Frame 1 (no input): blank canvas, image omitted
Frame 60 (no input): blank canvas, image omitted
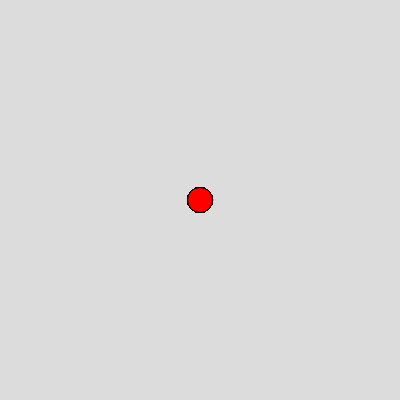
Frame 120 (the mouse pressed at the canvas centre since frame 60)

The p5.js sketch whose frames 1 and 60 were blank and that drew this single picture after the mouse press (run headless with seeded random() and noise() and a simulated clock; from frame 60 on, the mouse is pressed at the canvas centre):

// p5.js sketch
// ── sketch.js



function setup() {
  createCanvas(400, 400);
  frameRate(60);
  background(220);
}

function draw() {
  if(mouseIsPressed==true){
    if(mouseButton===LEFT){
      fill(255,0,0);
      circle(mouseX,mouseY,25)
  }
  else if (mouseButton === RIGHT){
    fill(0,0,255);
    rect(mouseX,mouseY,50,50)
  }
}
if (keyIsPressed && key === 'q') {
  fill(0,255,0);
  ellipse(mouseX, mouseY, 10, 10);
}
}
  
  
